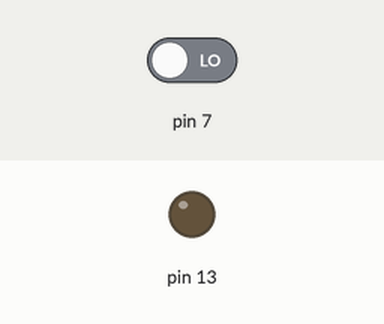
This sketch was run on a simulated Arduino Uno, built with avr-gcc and run on an emulated ATmega328P. On the bench: output pins drawn as LEDs (lit = HIGH). The test bench sets the inputs (shaded band); at power-on: pin 7 LOW. What the sketch prints to the serial monitor is not drawn.

Above: at 1.2 s.
1.3 s: pin 7 driven HIGH
At 2.5 s:
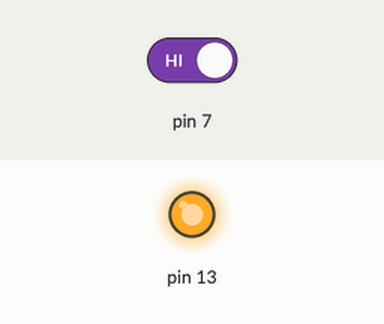
2.8 s: pin 7 driven LOW
At 3.9 s:
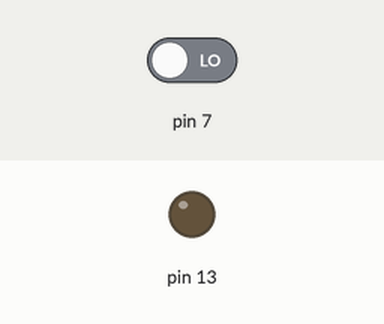
Timing chart, 0 to 5.8 s (numbered marks = the images above; inputs shaded):
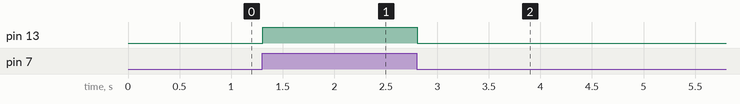

The sketch:

ldr.ino
```cpp
//YouTube | Tech at Home

int ldr = 7;
int x;
int led = 13;

void setup()
{
  Serial.begin(9600);
  pinMode(7, INPUT);
  pinMode(13, OUTPUT);
}

void loop()
{
  x = digitalRead(7);
  Serial.println(x);

  if(x == HIGH)
  {
    digitalWrite(13, HIGH);
  }
  if(x == LOW)
  {
    digitalWrite(13, LOW);
  }

}
```

Measured:
- after the input at 1.3 s, pin 13: LOW → HIGH at once
- after the input at 2.8 s, pin 13: HIGH → LOW at once
